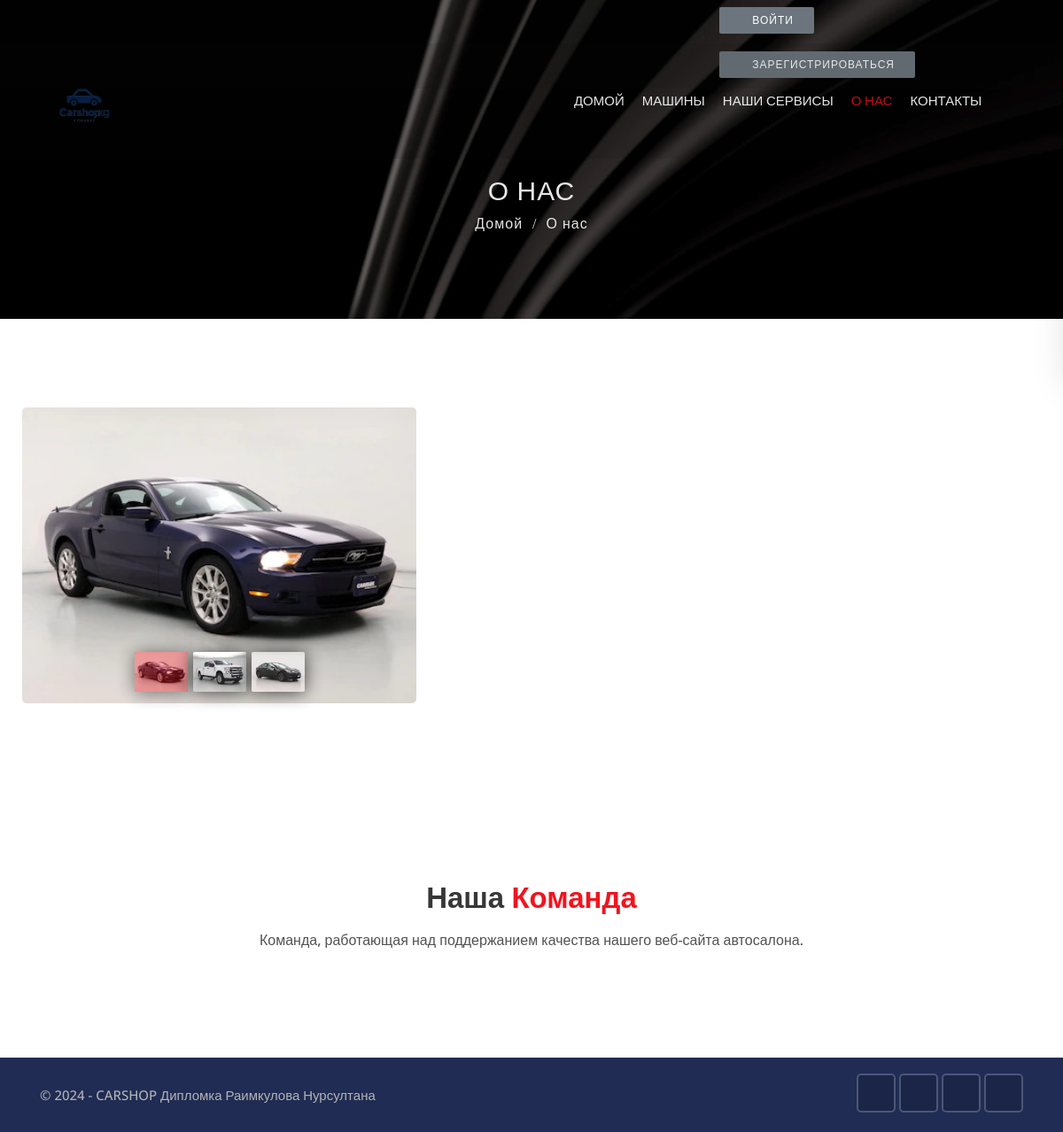
The app's page /about, older data.
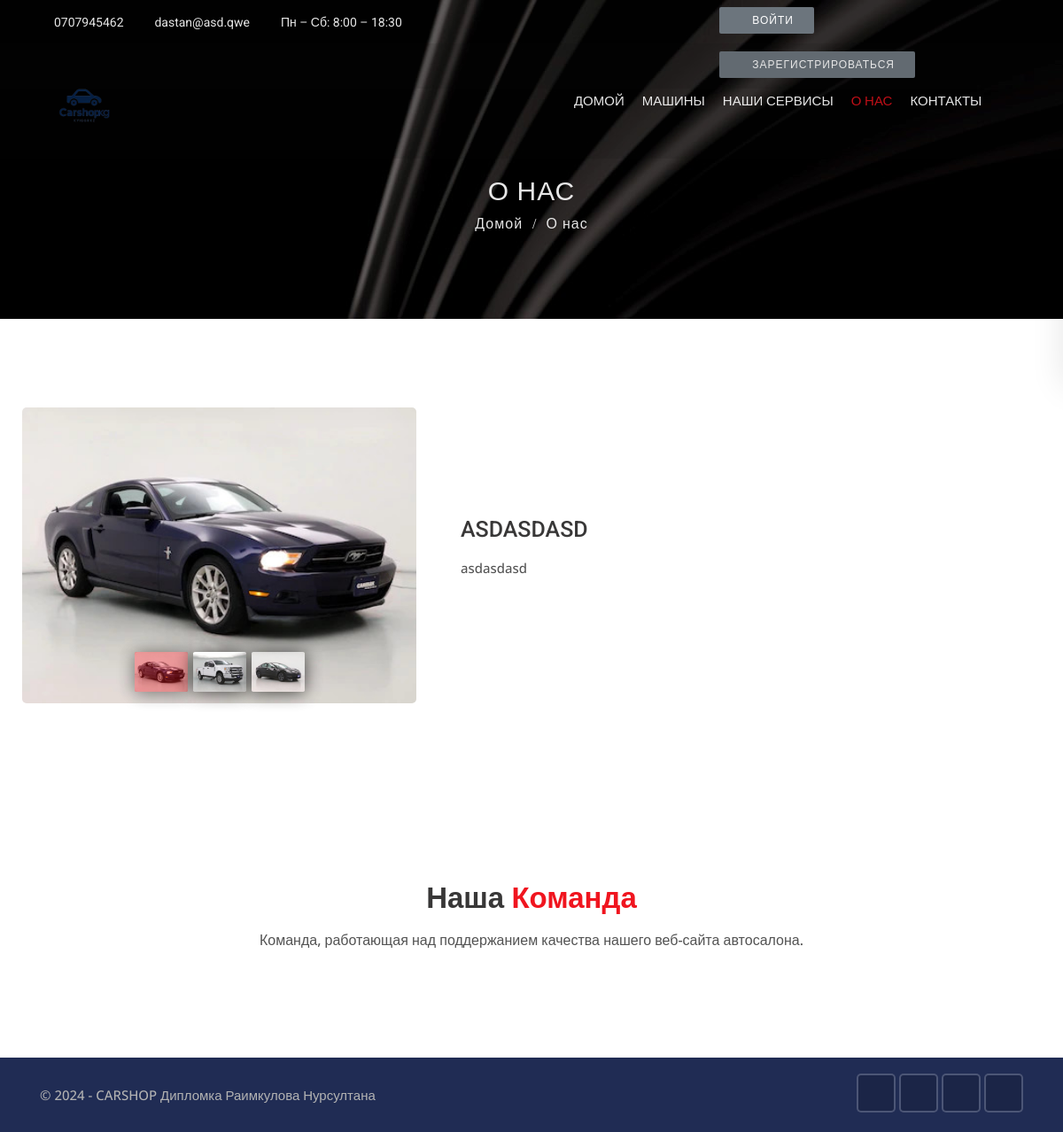
The same page, newer data.
### contacts/models.py (models this page shows, shortened)
class SingletonModel(models.Model):
    class Meta:
        abstract = True

class SiteSetting(SingletonModel):
    contacts = models.TextField(blank=True, verbose_name='Контакт')
    emails = models.TextField(blank=True, verbose_name='Почта')
    time = models.CharField(max_length=123, default='Пн – Сб: 8:00 – 18:30', blank=True)
    site = models.URLField(blank=True, default='example.com')
    address = models.CharField(max_length=123, verbose_name="Адрес")
    title = models.CharField(max_length=123, blank=True, null=True, verbose_name='О нас название')
    about_us = RichTextField(blank=True, null=True, verbose_name='О нас')
    image1 = models.ImageField(upload_to='images/')
    image2 = models.ImageField(upload_to='images/')
    image3 = models.ImageField(upload_to='images/')
    video = models.URLField(blank=True, default='https://www.youtube.com/watch?v=jfKfPfyJRdk&ab_channel=LofiGirl')
    class Meta:
        verbose_name = 'Настройка сайта'
        verbose_name_plural = 'Настройки сайта'

### pages/views.py (the view)
# urls.py: path('about', views.about, name='about'),
def about(request):
    teams = Team.objects.all()
    data = {
        'teams': teams,
        'site': SiteSetting.objects.all().first(),
    }
    return render(request, 'pages/about.html', data)

### templates/pages/about.html (shortened to what this page needs)
{% extends 'base.html' %}
{% block content %}
{% load static %}
<div class="sub-banner overview-bgi">
    <div class="container breadcrumb-area">
        <div class="breadcrumb-areas">
            <h1>О нас</h1>
            <ul class="breadcrumbs">
                <li><a href="{% url 'home' %}">Домой</a></li>
                <li class="active">О нас</li>
            </ul>
        </div>
    </div>
</div>
<div class="about-car content-area-5">
    <div class="container">
        <div class="row">
            <div class="col-xl-5 col-lg-6">
                <div class="about-car-photo">
                    <div id="carDetailsSlider" class="carousel car-details-sliders slide">
                        <div class="carousel-inner">
                            <div class="active item carousel-item" data-slide-number="0">
                                <img src="{% static 'img/car-1.jpg' %}" class="img-fluid" alt="slider-car">
                            </div>
                        </div>
                        <ul class="carousel-indicators car-properties list-inline nav nav-justified">
                            <li class="list-inline-item active">
                                <a id="carousel-selector-0" class="selected" data-slide-to="0" data-target="#carDetailsSlider">
                                    <img src="{% static 'img/car-1.jpg' %}" class="img-fluid" alt="small-car">
                                </a>
                            </li>
                            <li class="list-inline-item">
                                <a id="carousel-selector-1" data-slide-to="1" data-target="#carDetailsSlider">
                                    <img src="{% static 'img/car-2.jpg' %}" class="img-fluid" alt="small-car">
                                </a>
                            </li>
                            <li class="list-inline-item">
                                <a id="carousel-selector-2" data-slide-to="2" data-target="#carDetailsSlider">
                                    <img src="{% static 'img/car-3.jpg' %}" class="img-fluid" alt="small-car">
                                </a>
                            </li>
                        </ul>
                    </div>
                </div>
            </div>
            <div class="col-xl-7 col-lg-6 align-self-center">
                <div class="best-used-car">
                    <h3>{{ site.title }}</h3>
                    {{ site.about_us|safe }}
                </div>
            </div>
        </div>
    </div>
</div>
<div class="our-team content-area">
    <div class="container">
        <div class="main-title">
            <h1>Наша <span>Команда</span></h1>
            <p>Команда, работающая над поддержанием качества нашего веб-сайта автосалона.</p>
        </div>
    </div>
</div>
{% endblock %}

### templates/includes/topbar.html
<header class="top-header th-2 top-header-bg">
    <div class="container">
        <div class="row">
            <div class="col-lg-8 col-md-8 col-sm-7">
                <div class="list-inline">
                    <a href="tel:{{ site.contacts }}"><i class="fa fa-phone"></i>{{ site.contacts }}</a>
                    <a href="tel:{{ site.emails }}"><i class="fa fa-envelope"></i>{{ site.emails }}</a>
                    <a href="tel:info@carweb.cm"><i class="fa fa-clock-o"></i>{{ site.time }}</a>
                </div>
            </div>
            <div class="col-lg-4 col-md-4 col-sm-5">
                <ul class="top-social-media pull-right">
                  {% if user.is_authenticated %}
                  <li>
                      <a href="{% url 'dashboard' %}" class="btn btn-secondary btn-xs"><i class="fa fa-tachometer"></i> Панель управление</a>
                  </li>
                  <li>
                      <a href="javascript:{document.getElementById('logout').submit()}" class="btn btn-danger btn-xs"><i class="fa fa-sign-out"></i> Выйти</a>
                      <form action="{% url 'logout' %}" id="logout" method="POST">
                        {% csrf_token %}
                        <input type="hidden">
                      </form>
                  </li>
                  {% else %}
                    <li>
                        <a href="{% url 'login' %}" class="btn btn-secondary btn-xs"><i class="fa fa-sign-in"></i> Войти</a>
                    </li>
                    <li>
                        <a href="{% url 'register' %}" class="btn btn-secondary btn-xs"><i class="fa fa-user-plus"></i> Зарегистрироваться</a>
                    </li>
                  {% endif %}
                </ul>
            </div>
        </div>
    </div>
</header>

Row changes from the older to the newer data that the page shows:
added SiteSetting: contacts "0707945462", emails "dastan@asd.qwe", time "Пн – Сб: 8:00 – 18:30", title "ASDASDASD", about_us "asdasdasd"
